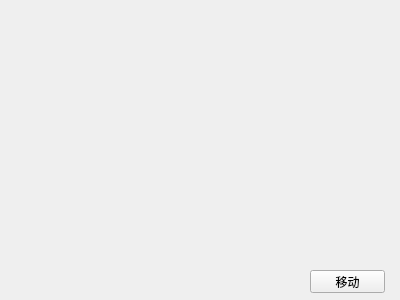
<?xml version="1.0" encoding="UTF-8"?>
<ui version="4.0">
 <class>Widget</class>
 <widget class="QWidget" name="Widget">
  <property name="geometry">
   <rect>
    <x>0</x>
    <y>0</y>
    <width>400</width>
    <height>300</height>
   </rect>
  </property>
  <property name="windowTitle">
   <string>Widget</string>
  </property>
  <widget class="QPushButton" name="btn_move">
   <property name="geometry">
    <rect>
     <x>310</x>
     <y>270</y>
     <width>75</width>
     <height>23</height>
    </rect>
   </property>
   <property name="text">
    <string>移动</string>
   </property>
  </widget>
 </widget>
 <layoutdefault spacing="6" margin="11"/>
 <resources/>
 <connections/>
</ui>
